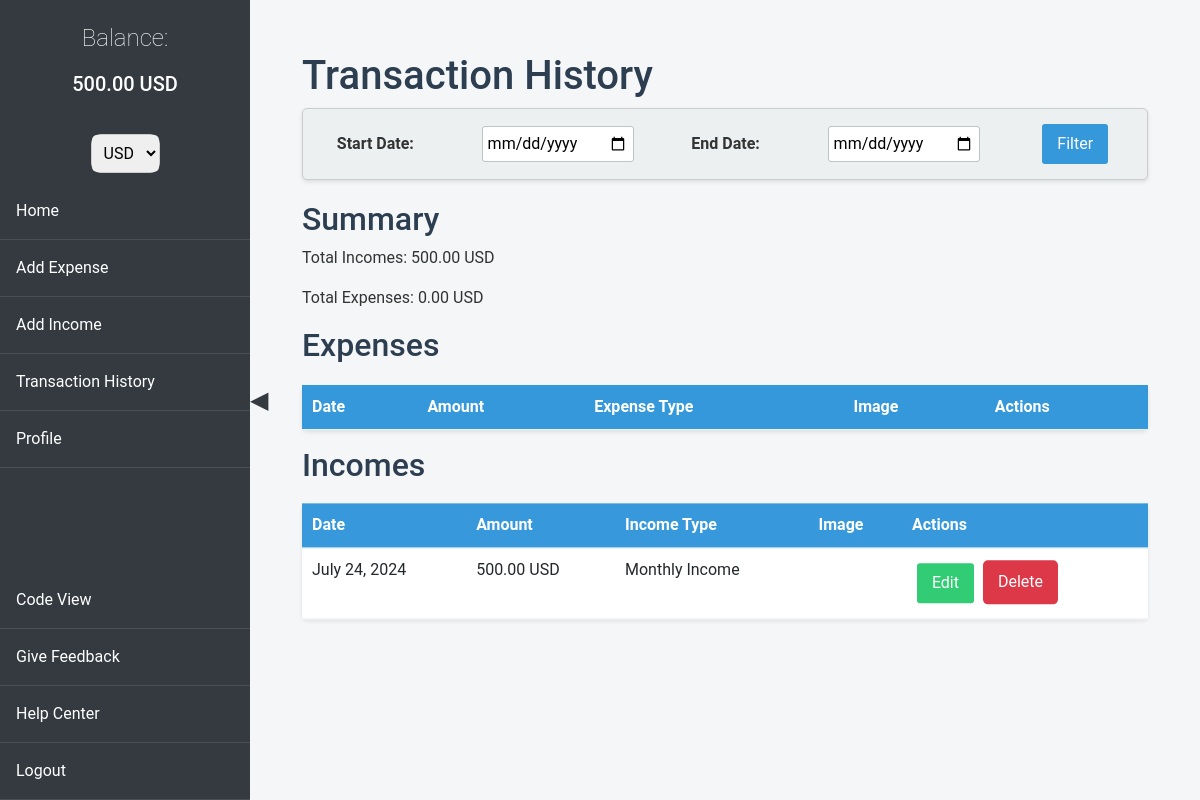
The app's page /history/ (signed in), older data.
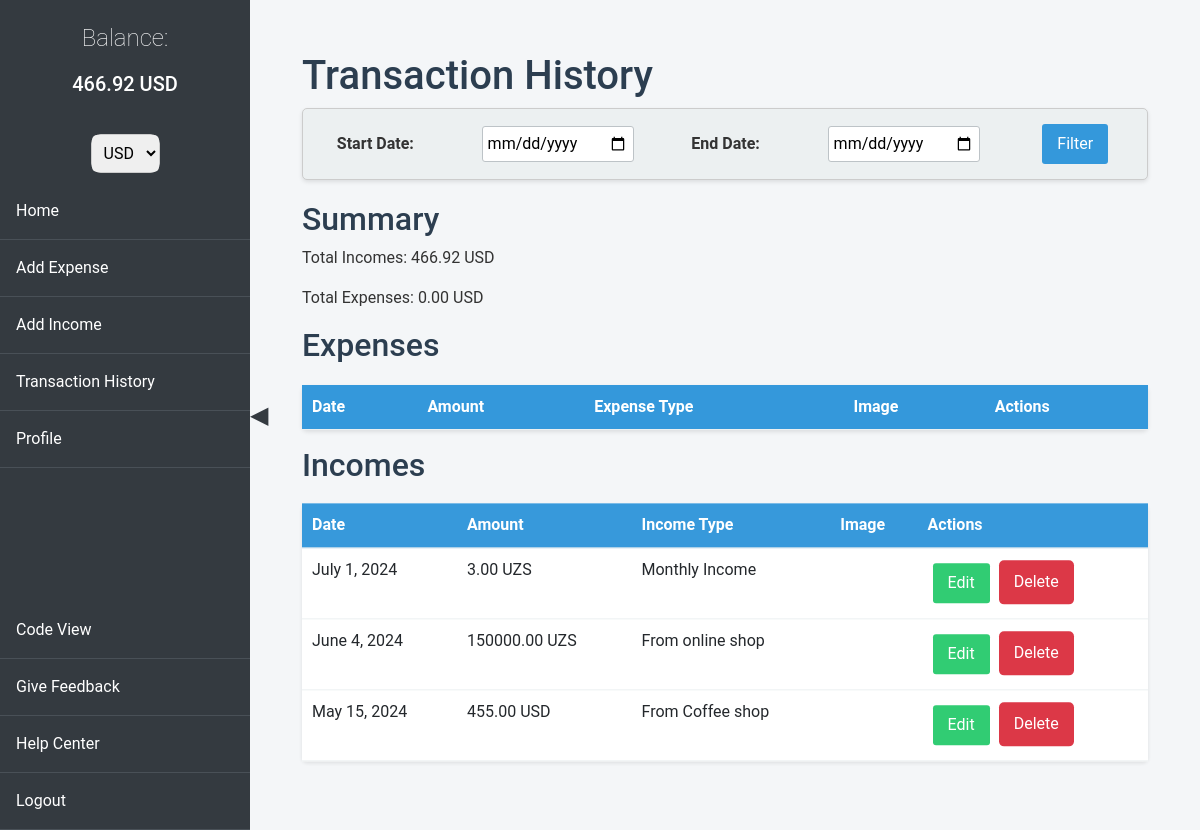
The same page, newer data.
### history/models.py (models this page shows, shortened)
class Income(models.Model):
    CURRENCY_CHOICES = [
        ('UZS', 'Uzbekistani Som'),
        ('USD', 'US Dollar'),
        ('RUB', 'Russian Rouble'),
    ]
    PAYMENT_METHOD_CHOICES = [
        ('cash', 'Cash'),
        ('card', 'Card'),
        ('crypto', 'Crypto'),
    ]
    amount = models.DecimalField(max_digits=10, decimal_places=2)
    income_type = models.ForeignKey(IncomeType, on_delete=models.SET_NULL, null=True, blank=True)
    manual_income_type = models.CharField(max_length=255, null=True, blank=True)
    manual_income_image = models.ImageField(upload_to='manual_income_types/', null=True, blank=True)
    image = models.ImageField(upload_to='incomes/', null=True, blank=True)
    date = models.DateField()
    account_balance = models.ForeignKey(AccountBalance, on_delete=models.CASCADE)
    currency = models.CharField(max_length=3, choices=CURRENCY_CHOICES, default='UZS')
    payment_method = models.CharField(max_length=6, choices=PAYMENT_METHOD_CHOICES, default='cash')

class IncomeType(models.Model):
    name = models.CharField(max_length=255)
    image = models.ImageField(upload_to='income_types/', null=True, blank=True)

### history/views.py (the view)
# urls.py: path('', include('history.urls')),
@login_required
def history(request):
    selected_currency = get_selected_currency(request)
    start_date = request.GET.get('start_date')
    end_date = request.GET.get('end_date')
    expenses = Expense.objects.filter(account_balance__user=request.user)
    incomes = Income.objects.filter(account_balance__user=request.user)
    if start_date and end_date:
        start_date = datetime.strptime(start_date, '%Y-%m-%d')
        end_date = datetime.strptime(end_date, '%Y-%m-%d')
        expenses = expenses.filter(date__range=(start_date, end_date))
        incomes = incomes.filter(date__range=(start_date, end_date))
    total_expenses = sum(convert_to_uzs(expense.amount, expense.currency) for expense in expenses)
    total_incomes = sum(convert_to_uzs(income.amount, income.currency) for income in incomes)
    converted_total_expenses = total_expenses / Decimal(CURRENCY_RATES[selected_currency])
    converted_total_incomes = total_incomes / Decimal(CURRENCY_RATES[selected_currency])
    balance = total_incomes - total_expenses
    converted_balance = balance / Decimal(CURRENCY_RATES[selected_currency])
    context = {
        'expenses': expenses,
        'incomes': incomes,
        'total_expenses': converted_total_expenses,
        'total_incomes': converted_total_incomes,
        'balance': converted_balance,
        'currency': selected_currency,
    }
    return render(request, 'history/history.html', context)

### history/context_processors.py (called while the page is built)
def account_balance(request):
    if request.user.is_authenticated:
        account_balance, created = AccountBalance.objects.get_or_create(user=request.user)
        return {'balance': account_balance.balance}
    return {}

### history/views.py (called while the page is built)
def convert_to_uzs(amount, currency):
    if currency not in CURRENCY_RATES:
        raise ValueError("Unsupported currency type")
    return amount * Decimal(CURRENCY_RATES[currency])

def get_selected_currency(request):
    return request.session.get('currency', 'USD')

### templates/history/history.html (shortened to what this page needs)
{% extends 'base.html' %}
{% block content %}
<!DOCTYPE html>
<html lang="en">
<head>
    <link href="https://cdnjs.cloudflare.com/ajax/libs/gsap/3.11.1/gsap.min.css" rel="stylesheet">
</head>
<body>
    <h1 id="page-title">Transaction History</h1>
    <form class="date-filter-form" method="get" action="{% url 'history' %}">
        <label for="start_date">Start Date:</label>
        <input type="date" id="start_date" name="start_date" required>
        <label for="end_date">End Date:</label>
        <input type="date" id="end_date" name="end_date" required>
        <button type="submit" class="btn btn-primary">Filter</button>
    </form>
    <h2 id="summary-title">Summary</h2>
    <p id="total-incomes">Total Incomes: {{ total_incomes|floatformat:2 }} {{ currency }}</p>
    <p id="total-expenses">Total Expenses: {{ total_expenses|floatformat:2 }} {{ currency }}</p>
    <h2 id="expenses-title">Expenses</h2>
    <table class="transaction-table table table-hover" id="expenses-table">
        <thead>
            <tr>
                <th>Date</th>
                <th>Amount</th>
                <th>Expense Type</th>
                <th>Image</th>
                <th>Actions</th>
            </tr>
        </thead>
    </table>
    <h2 id="incomes-title">Incomes</h2>
    <table class="transaction-table table table-hover" id="incomes-table">
        <thead>
            <tr>
                <th>Date</th>
                <th>Amount</th>
                <th>Income Type</th>
                <th>Image</th>
                <th>Actions</th>
            </tr>
        </thead>
        <tbody>
            {% for income in incomes %}
            <tr>
                <td>{{ income.date }}</td>
                <td>{{ income.amount|floatformat:2 }} {{ income.currency }}</td>
                <td>{{ income.income_type.name }}</td>
                <td>
                </td>
                <td class="action-buttons">
                    <a href="{% url 'edit_income' income.pk %}" class="btn btn-success">Edit</a>
                    <a href="{% url 'delete_income' income.pk %}" class="delete-button">Delete</a>
                </td>
            </tr>
            {% endfor %}
        </tbody>
    </table>
</body>
</html>
{% endblock %}

Row changes from the older to the newer data that the page shows:
removed Income: date "July 24, 2024", amount "500.00", currency "USD", income_type.name "Monthly Income"
added Income: date "July 1, 2024", amount "3.00", currency "UZS", income_type.name "Monthly Income"
added Income: date "June 4, 2024", amount "150000.00", currency "UZS", income_type.name "From online shop"
added Income: date "May 15, 2024", amount "455.00", currency "USD", income_type.name "From Coffee shop"
Text that changed along with them:
{{ balance|floatformat:2 }}: "500.00" → "466.92"
{{ total_incomes|floatformat:2 }}: "500.00" → "466.92"
